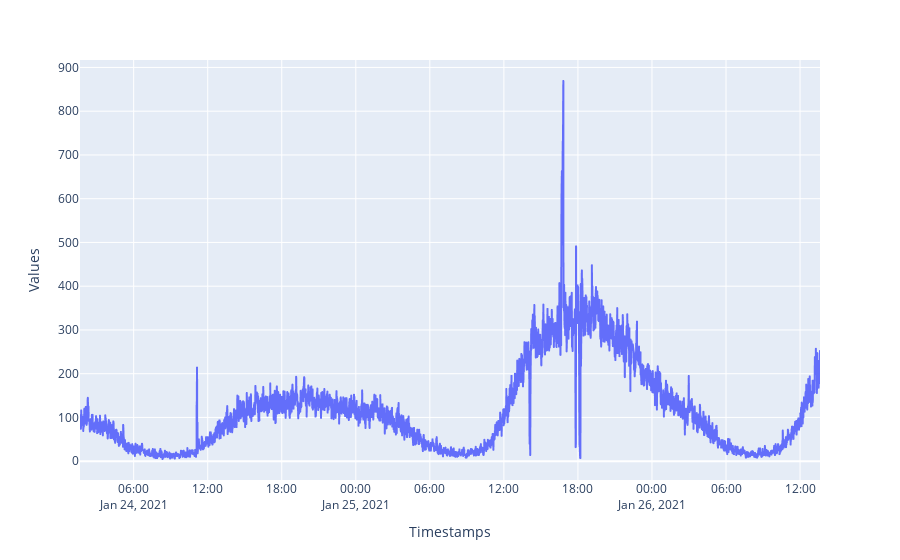

Notebook code for this chart:
### Markdown cell above
I will plot an interactive graphic to find the date and values of the peaks, and the dates where the slope changes. I prefer to do that instead of some slicing plots.

### Code cell
fig = px.line(data_final, y="Values")
fig.show()

### Figure 1 — Plotly figure (JSON) as saved in the notebook; plotly's stock layout.template omitted (floating-point values rounded to 4 significant figures; data arrays with more than 128 entries replaced by an {"elided": "..."} marker saying what was removed)
{"data": [{"hovertemplate": "Timestamps=%{x}<br>Values=%{y}<extra></extra>", "legendgroup": "", "line": {"color": "#636efa", "dash": "solid"}, "mode": "lines", "name": "", "showlegend": false, "type": "scattergl", "x": {"elided": "3597 str values"}, "xaxis": "x", "y": {"elided": "3597 int values"}, "yaxis": "y"}], "layout": {"legend": {"tracegroupgap": 0}, "margin": {"t": 60}, "xaxis": {"anchor": "y", "domain": [0, 1], "title": {"text": "Timestamps"}}, "yaxis": {"anchor": "x", "domain": [0, 1], "title": {"text": "Values"}}}}
